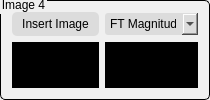
            <widget class="QGroupBox" name="groupBox_4">
             <property name="styleSheet">
              <string notr="true">QGroupBox {
    background-color: rgb(240, 240, 240); /* Light background color */
    border: 1.2px solid rgb(0, 0, 0); /* Black border color */
    border-style: outset;
    border-radius: 5px; /* Adjusted border-radius for more pointed corners */
}

QGroupBox::title {
    subcontrol-origin: margin;
    subcontrol-position: top left;
    padding: -5px 0px 0px 0px;
    color: rgb(0, 0, 0); /* Blue text color */
}
</string>
             </property>
             <property name="title">
              <string>Image 4</string>
             </property>
             <layout class="QGridLayout" name="gridLayout_5">
              <item row="0" column="1">
               <widget class="QComboBox" name="image4_component_comboBox">
                <property name="minimumSize">
                 <size>
                  <width>0</width>
                  <height>22</height>
                 </size>
                </property>
                <property name="styleSheet">
                 <string notr="true">QComboBox {
    border-radius: 3px;
    background: rgb(220, 220, 220); /* Light grey background color */
}



QComboBox QAbstractItemView {
    selection-background-color: rgb(180, 180, 180); /* Lighter grey background for selected item */
    background-color: rgb(220, 220, 220); /* Light grey background color for dropdown */
    color: rgb(0, 0, 0); /* Black text color for items */
}
</string>
                </property>
                <item>
                 <property name="text">
                  <string>FT Magnitude</string>
                 </property>
                </item>
                <item>
                 <property name="text">
                  <string>FT Phase</string>
                 </property>
                </item>
                <item>
                 <property name="text">
                  <string>FT Real</string>
                 </property>
                </item>
                <item>
                 <property name="text">
                  <string>FT Imaginary</string>
                 </property>
                </item>
               </widget>
              </item>
              <item row="0" column="0">
               <widget class="QPushButton" name="insert_image4_button">
                <property name="styleSheet">
                 <string notr="true">QPushButton {
    border-radius: 5px;
    border-style: outset;
    background: rgb(220, 220, 220); /* Light grey background color */
    color: rgb(0, 0, 0); /* Black text color */
    padding: 5px 10px; /* Adjust padding as needed */
}

QPushButton:hover {
    background: rgb(180, 180, 180); /* Darker grey on hover */
}
</string>
                </property>
                <property name="text">
                 <string>Insert Image</string>
                </property>
                <property name="icon">
                 <iconset>
                  <normaloff>:/icons/Open-256.png</normaloff>:/icons/Open-256.png</iconset>
                </property>
               </widget>
              </item>
              <item row="1" column="1">
               <widget class="QLabel" name="image4_component_widget">
                <property name="sizePolicy">
                 <sizepolicy hsizetype="Ignored" vsizetype="Ignored">
                  <horstretch>0</horstretch>
                  <verstretch>0</verstretch>
                 </sizepolicy>
                </property>
                <property name="styleSheet">
                 <string notr="true">background-color: rgb(0, 0, 0);</string>
                </property>
                <property name="pixmap">
                 <pixmap>placeholder.png</pixmap>
                </property>
                <property name="scaledContents">
                 <bool>true</bool>
                </property>
               </widget>
              </item>
              <item row="1" column="0">
               <widget class="QLabel" name="image4_widget">
                <property name="sizePolicy">
                 <sizepolicy hsizetype="Ignored" vsizetype="Ignored">
                  <horstretch>0</horstretch>
                  <verstretch>0</verstretch>
                 </sizepolicy>
                </property>
                <property name="styleSheet">
                 <string notr="true">background-color: rgb(0, 0, 0);</string>
                </property>
                <property name="pixmap">
                 <pixmap>placeholder.png</pixmap>
                </property>
                <property name="scaledContents">
                 <bool>true</bool>
                </property>
               </widget>
              </item>
             </layout>
            </widget>
